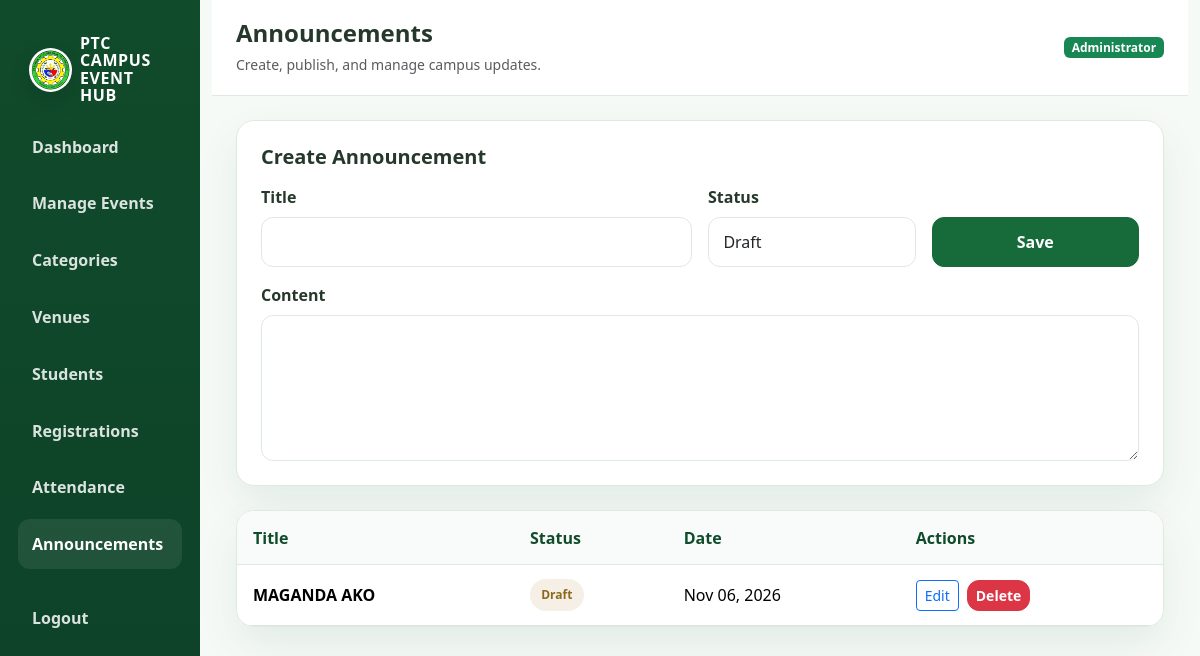
The page /admin/announcements.php (signed in) on the database its author committed.
### tables this page shows
CREATE TABLE `announcements` (
  `id` int(11) NOT NULL,
  `title` varchar(200) NOT NULL,
  `content` text NOT NULL,
  `posted_by` int(11) DEFAULT NULL,
  `status` enum('published','draft') DEFAULT 'published',
  `created_at` timestamp NOT NULL DEFAULT current_timestamp()
);

### admin/announcements.php (the view, shortened to what this page needs)
<?php
require_once "../config/database.php";
$editAnnouncement = null;
$announcements = $pdo->query("SELECT * FROM announcements ORDER BY created_at DESC")->fetchAll();
?>
<!DOCTYPE html>
<html lang="en">
<head>
    <link href="https://cdn.jsdelivr.net/npm/bootstrap@5.3.3/dist/css/bootstrap.min.css" rel="stylesheet">
    <link rel="stylesheet" href="../assets/css/ptc-style.css">
</head>
<body>
    <div class="container-fluid">
        <div class="row">
            <aside class="col-md-3 col-lg-2 ptc-sidebar">
                <span class="brand d-flex align-items-center gap-2 text-white">
                    <img src="../assets/images/ptc-logo.png" alt="Pateros Technological College logo">
                    <span class="brand-text">PTC CAMPUS<br>EVENT HUB</span>
                </span>
                <a class="nav-link" href="dashboard.php">Dashboard</a>
                <a class="nav-link" href="events.php">Manage Events</a>
                <a class="nav-link" href="categories.php">Categories</a>
                <a class="nav-link" href="venues.php">Venues</a>
                <a class="nav-link" href="students.php">Students</a>
                <a class="nav-link" href="registrations.php">Registrations</a>
                <a class="nav-link" href="attendance.php">Attendance</a>
                <a class="nav-link active" href="announcements.php">Announcements</a>
                <div class="mt-4"><a class="nav-link" href="../auth/logout.php">Logout</a></div>
            </aside>
            <main class="col-md-9 col-lg-10 ptc-main">
                <div class="ptc-topbar">
                    <div>
                        <h4 class="fw-bold mb-1">Announcements</h4>
                        <small class="text-muted">Create, publish, and manage campus updates.</small>
                    </div>
                    <span class="badge bg-success">Administrator</span>
                </div>
                <div class="ptc-content">
                    <div class="ptc-card p-4 mb-4">
                        <h5 class="fw-bold mb-3"><?php echo $editAnnouncement ? 'Edit Announcement' : 'Create Announcement'; ?></h5>
                        <form method="POST">
                            <div class="row g-3">
                                <div class="col-md-6">
                                    <label class="form-label fw-semibold">Title</label>
                                    <input type="text" name="title" class="form-control" value="<?php echo htmlspecialchars($editAnnouncement["title"] ?? ""); ?>" required>
                                </div>
                                <div class="col-md-3">
                                    <label class="form-label fw-semibold">Status</label>
                                    <select name="status" class="form-select">
                                        <option value="draft" <?php echo (($editAnnouncement["status"] ?? "draft") === "draft") ? "selected" : ""; ?>>Draft</option>
                                    </select>
                                </div>
                                <div class="col-md-3 d-flex align-items-end">
                                    <button type="submit" name="action" value="<?php echo $editAnnouncement ? 'update_announcement' : 'add_announcement'; ?>" class="btn btn-green w-100"><?php echo $editAnnouncement ? 'Update' : 'Save'; ?></button>
                                </div>
                                <div class="col-12">
                                    <label class="form-label fw-semibold">Content</label>
                                    <textarea name="content" class="form-control" rows="5" required><?php echo htmlspecialchars($editAnnouncement["content"] ?? ""); ?></textarea>
                                </div>
                            </div>
                        </form>
                    </div>
                    <div class="ptc-table-wrap">
                        <table class="table table-hover align-middle mb-0">
                            <thead>
                                <tr>
                                    <th>Title</th>
                                    <th>Status</th>
                                    <th>Date</th>
                                    <th>Actions</th>
                                </tr>
                            </thead>
                            <tbody>
                                <?php if ($announcements): ?>
                                    <?php foreach ($announcements as $item): ?>
                                        <tr>
                                            <td class="fw-semibold"><?php echo htmlspecialchars($item["title"]); ?></td>
                                            <td><span class="ptc-badge <?php echo $item["status"] === 'published' ? 'success' : 'secondary'; ?>"><?php echo htmlspecialchars(ucfirst($item["status"])); ?></span></td>
                                            <td><?php echo htmlspecialchars(date("M d, Y", strtotime($item["created_at"]))); ?></td>
                                            <td>
                                                <div class="d-flex gap-2">
                                                    <a href="announcements.php?edit_id=<?php echo (int) $item["id"]; ?>" class="btn btn-outline-primary btn-sm">Edit</a>
                                                    <form method="POST" onsubmit="return confirm('Delete this announcement?');">
                                                        <button type="submit" class="btn btn-danger btn-sm">Delete</button>
                                                    </form>
                                                </div>
                                            </td>
                                        </tr>
                                    <?php endforeach; ?>
                                <?php else: ?>
                                    <tr><td colspan="4" class="text-center text-muted py-4">No announcements found.</td></tr>
                                <?php endif; ?>
                            </tbody>
                        </table>
                    </div>
                </div>
            </main>
        </div>
    </div>
</body>
</html>

### assets/css/ptc-style.css (style rules this page uses)
:root { --dark-green: #104B2B; --primary-green: #176B3A; --medium-green: #237A45; --light-green: #E8F5E9; --soft-green: #F3F8F3; --white: #FFFFFF; --text: #26382C; --muted: #6B7C70; --border: #DFEADF; --danger: #b63b3b; --warning: #c59100; --shadow: 0 18px 40px rgba(16, 75, 43, 0.08); }
* { box-sizing: border-box; }
html { scroll-behavior: smooth; }
body { margin: 0; font-family: "Segoe UI", Arial, sans-serif; background: linear-gradient(180deg, #f6faf7 0%, #edf7ef 100%); color: var(--text); }
img { max-width: 100%; display: block; }
.ptc-brand img, .ptc-sidebar .brand img, .ptc-footer-brand img { width: 44px; height: 44px; border-radius: 50%; object-fit: cover; background: var(--white); border: 2px solid rgba(255,255,255,0.45); box-shadow: 0 10px 22px rgba(0,0,0,0.12); }
.ptc-brand .brand-text, .ptc-sidebar .brand .brand-text { display: inline-block; line-height: 1.08; font-weight: 800; letter-spacing: 0.04em; }
a { text-decoration: none; }
.btn-green { background: var(--primary-green); border: 1px solid var(--primary-green); color: var(--white); border-radius: 12px; padding: 0.75rem 1.25rem; font-weight: 600; transition: all 0.2s ease; }
.btn-danger { border-radius: 12px; font-weight: 600; }
.ptc-card { background: var(--white); border: 1px solid var(--border); border-radius: 18px; box-shadow: var(--shadow); }
.ptc-badge { display: inline-flex; align-items: center; padding: 0.42rem 0.7rem; border-radius: 999px; font-size: 0.75rem; font-weight: 700; background: var(--light-green); color: var(--dark-green); }
.ptc-badge.secondary { background: #f5efe6; color: #8b6a1f; }
.form-control, .form-select { border: 1px solid var(--border); border-radius: 12px; padding: 0.75rem 0.9rem; background: #fff; }
.ptc-sidebar { background: linear-gradient(180deg, var(--dark-green), #0d4128); min-height: 100vh; padding: 1.4rem 1.1rem; }
.ptc-sidebar .brand { color: var(--white); font-weight: 800; letter-spacing: 0.04em; display: block; padding: 0.8rem 0.7rem 1.1rem; }
.ptc-sidebar .nav-link { display: block; padding: 0.8rem 0.9rem; color: rgba(255,255,255,0.85); border-radius: 12px; font-weight: 600; margin-bottom: 0.45rem; }
.ptc-sidebar .nav-link:hover, .ptc-sidebar .nav-link.active { background: rgba(255,255,255,0.08); color: var(--white); }
.ptc-main { background: #f6faf7; min-height: 100vh; }
.ptc-topbar { background: var(--white); border-bottom: 1px solid var(--border); padding: 1.2rem 1.5rem; display: flex; justify-content: space-between; align-items: center; gap: 1rem; }
.ptc-content { padding: 1.5rem; }
.ptc-table-wrap { background: var(--white); border: 1px solid var(--border); border-radius: 18px; overflow: hidden; box-shadow: var(--shadow); }
.table thead th { background: #f8fbf9; color: var(--dark-green); border-bottom: 1px solid var(--border); font-weight: 700; }
.table td, .table th { vertical-align: middle; padding: 0.9rem 1rem; }

### rows shown on the page
announcements: title "MAGANDA AKO", status "Draft", created_at "Nov 06, 2026"
